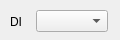
<?xml version="1.0" encoding="UTF-8"?>
<ui version="4.0">
 <class>Di</class>
 <widget class="QWidget" name="Di">
  <property name="geometry">
   <rect>
    <x>0</x>
    <y>0</y>
    <width>120</width>
    <height>40</height>
   </rect>
  </property>
  <property name="windowTitle">
   <string>Form</string>
  </property>
  <widget class="QComboBox" name="combo_di">
   <property name="geometry">
    <rect>
     <x>36</x>
     <y>10</y>
     <width>72</width>
     <height>22</height>
    </rect>
   </property>
  </widget>
  <widget class="QLabel" name="label">
   <property name="geometry">
    <rect>
     <x>10</x>
     <y>10</y>
     <width>21</width>
     <height>23</height>
    </rect>
   </property>
   <property name="text">
    <string>DI</string>
   </property>
  </widget>
 </widget>
 <resources/>
 <connections/>
</ui>
